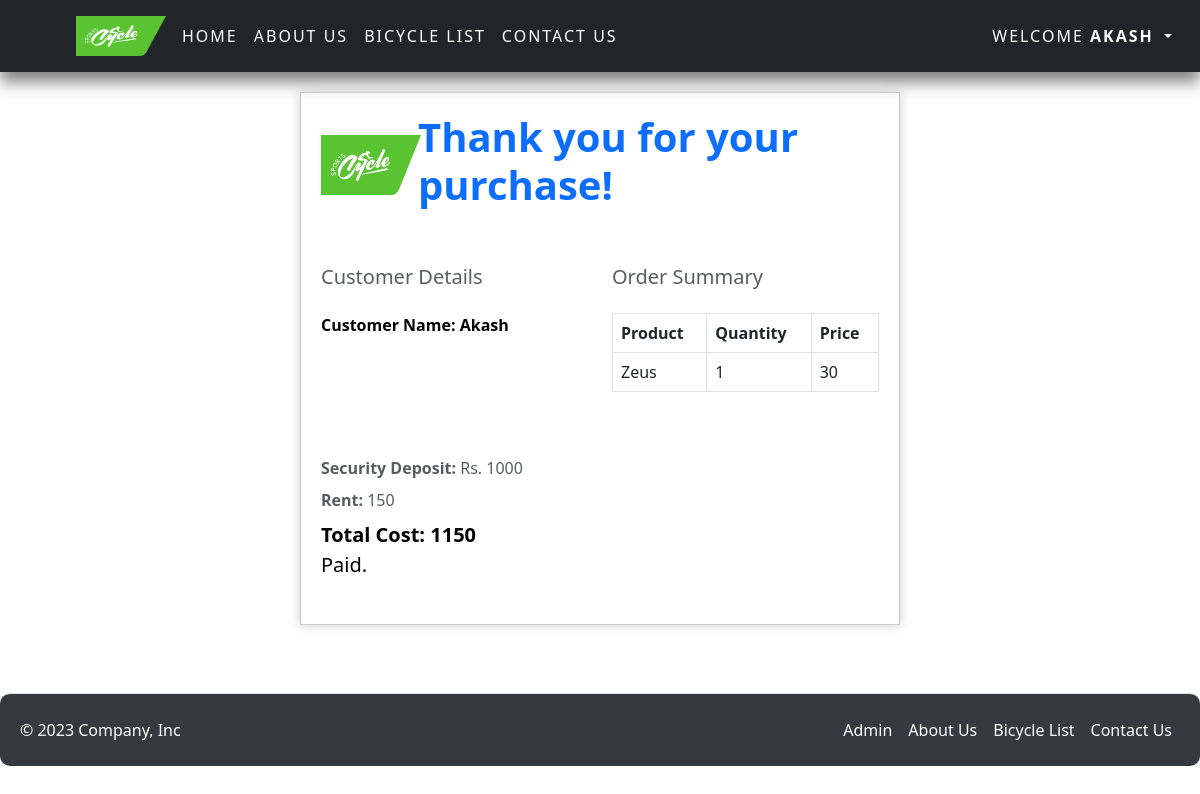
Page /invoice/ (signed in) on the earlier database version.
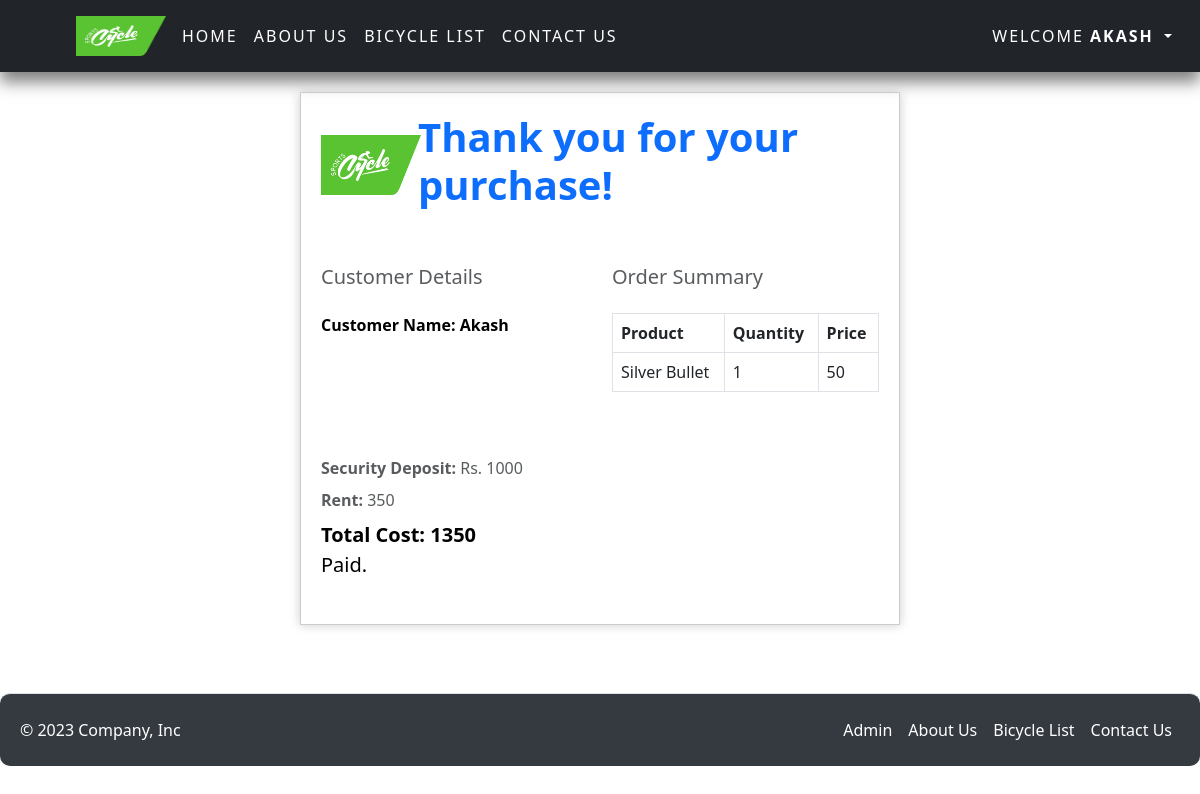
Same page on the later database version.
### app1/models.py (models this page shows, shortened)
class CartItem(models.Model):
    cart = models.ForeignKey(Cart, on_delete=models.CASCADE)
    product = models.ForeignKey(Product, on_delete=models.CASCADE)
    quantity = models.PositiveIntegerField(default=1)
    price = models.DecimalField(max_digits=10, decimal_places=2, default=0)
    image = models.ImageField(upload_to='images/', null=True, blank=True)

class Product(models.Model):
    product_id = models.AutoField(primary_key=True)
    slug = models.SlugField(unique=True, null=True, blank=True)
    product_name = models.CharField(max_length=50)
    product_price = models.IntegerField()
    product_quantity = models.IntegerField()
    image = models.ImageField(upload_to="media")

### app1/views.py (the view)
# urls.py: path('invoice/', views.invoice, name='invoice'),
def invoice(request):
    cart_items = CartItem.objects.filter(cart__user=request.user)
    try:
        cart = Cart.objects.get(user=request.user, is_paid=False)
    except Cart.DoesNotExist:
        cart = None
    num_days = cart.num_days if cart else 7
    total_price = sum(item.product.product_price *
                      item.quantity for item in cart_items) * num_days
    total_price_security = total_price + 1000
    context = {
        'total_price': total_price,
        'total_price_security': total_price_security,
        'items': cart_items,
        'num_days': num_days,
    }
    return render(request, 'invoice.html', context)

### templates/invoice.html (shortened to what this page needs)
<head>
</head>
{% extends 'base.html' %} {% block content %} {% load static %}
<link rel="stylesheet" href="{% static 'css/invoice.css' %}" />
<section class="pb-4">
  <div class="custom-container">
    <div class="row align-items-center mb-5">
      <div class="col-md-2">
        <img
          src="/media/logo.jpg"
          alt="Logo"
          width="100"
          height="60"
          class="me-2"
        />
      </div>
      <div class="col-md-10">
        <h1 class="fw-bold text-primary">Thank you for your purchase!</h1>
      </div>
    </div>
    <div class="row">
      <div class="col-md-6">
        <h2 class="fs-5 text-muted mb-4">Customer Details</h2>
        <ul class="list-unstyled mb-0">
          <li class="text-black mb-2">
            <b> Customer Name: {{ request.user|title }} </b>
          </li>
        </ul>
      </div>
      <div class="col-md-6">
        <h2 class="fs-5 text-muted mb-4">Order Summary</h2>
        <div class="table-responsive">
          <table class="table table-bordered">
            <thead>
              <tr>
                <th>Product</th>
                <th>Quantity</th>
                <th>Price</th>
              </tr>
            </thead>
            <tbody>
              {% for item in items %}
              <tr>
                <td>{{ item.product.product_name }}</td>
                <td>{{ item.quantity }}</td>
                <td>{{ item.product.product_price }}</td>
              </tr>
              {% endfor %}
            </tbody>
          </table>
        </div>
      </div>
    </div>
    <div class="row mt-5">
      <div class="col-md-6">
        <ul class="list-unstyled">
          <li class="text-muted mb-2"><b>Security Deposit:</b> Rs. 1000</li>
          <li class="text-muted mb-2"><b>Rent:</b> {{ total_price }}</li>
          <li class="text-black mb-2">
            <div class="fs-5 text-black mb-4">
              <b>Total Cost: {{ total_price_security}}</b>
              <p>Paid.</p>
            </div>
          </li>
        </ul>
      </div>
    </div>
  </div>
</section>
{% endblock %}

### templates/base.html (shortened to what this page needs)
{% include "header.html" %}
 {% block content %} {% endblock %}
{% include "footer.html" %}

### templates/header.html (shortened to what this page needs)
{% load static %}
<html lang="en">
  <head>
    <link rel="stylesheet" href="{% static 'css/header.css' %}" />
    <link
      href="https://cdn.jsdelivr.net/npm/bootstrap@5.3.0-alpha1/dist/css/bootstrap.min.css"
      rel="stylesheet"
    />
    <header class="p-3 text-bg-dark animate__animated animate__fadeInDown">
      <div class="container-fluid">
        <div
          class="d-flex flex-wrap align-items-center justify-content-center justify-content-lg-start"
        >
          <a
            href="/"
            class="d-flex align-items-center mb-2 mb-lg-0 text-white text-decoration-none"
          >
            <svg
              class="bi me-2"
              width="40"
              height="32"
              role="img"
              aria-label="Bootstrap"
            >
              <use xlink:href="#bootstrap"></use>
            </svg>
          </a>
          <ul
            class="nav col-12 col-lg-auto me-lg-auto mb-2 justify-content-center mb-md-0"
          >
            <img
              src="/media/logo.jpg"
              alt="Logo"
              width="90"
              height="40"
              class="me-2"
            />
            <li>
              <a
                href="/"
                class="nav-link px-2 text-bg-white {% if request.path == '/' %}active{% endif %}"
                >Home</a
              >
            </li>
            <li>
              <a
                href="/aboutus"
                class="nav-link px-2 text-bg-white {% if request.path == '/aboutus/' %}active{% endif %}"
                >About Us</a
              >
            </li>
            <li>
              <a
                href="/bicyclelist"
                class="nav-link px-2 text-bg-white {% if request.path == '/bicyclelist/' %}active{% endif %}"
                >Bicycle List</a
              >
            </li>
            <li>
              <a
                href="/contact"
                class="nav-link px-2 text-bg-white {% if request.path == '/contact/' %}active{% endif %}"
                >Contact Us</a
              >
            </li>
          </ul>
          <div class="text-end">
            {% if user.is_authenticated %}
            <ul class="navbar-nav ml-auto mb-2 mb-lg-0">
              <li class="nav-item dropdown">
                <a
                  class="nav-link dropdown-toggle"
                  href="#"
                  role="button"
                  data-bs-toggle="dropdown"
                  aria-expanded="false"
                >
                  Welcome <b>{{ request.user|upper }}</b>
                </a>
              </li>
            </ul>
            {% endif %}
          </div>
        </div>
      </div>
    </header>
  </head>
</html>

### templates/footer.html (shortened to what this page needs)
<footer class="d-flex flex-wrap justify-content-between align-items-center py-3 my-4 border-top align-text-bottom" style="animation: fadeIn 1s ease">
  <p class="col-md-4 mb-0 text-white">© 2023 Company, Inc</p>
  <a href="/" class="col-md-4 d-flex align-items-center justify-content-center mb-3 mb-md-0 me-md-auto link-dark text-decoration-none">
    <svg class="bi me-2" width="40" height="32"><use xlink:href="#bootstrap"></use></svg>
  </a>
  <ul class="nav col-md-4 justify-content-end">
    <li class="nav-item"><a href="/admin" class="nav-link px-2 text-white">Admin</a></li>
    <li class="nav-item"><a href="/aboutus" class="nav-link px-2 text-white">About Us</a></li>
    <li class="nav-item"><a href="/bicyclelist" class="nav-link px-2 text-white">Bicycle List</a></li>
    <li class="nav-item"><a href="/contact" class="nav-link px-2 text-white">Contact Us</a></li>
  </ul>
</footer>
</body>
</html>

### static/css/invoice.css (style rules this page uses)
.custom-container { max-width: 600px; margin: 20 auto; padding: 20px; border: 1px solid #ccc; box-shadow: 0 0 10px #ccc; }

### templates/header.html (style rules this page uses)
header { background-color: #333; box-shadow: 0px 10px 15px rgba(0, 0, 0, 0.5); }
header a.nav-link { letter-spacing: 2px; text-transform: uppercase; }
.nav-link { color: white; }

### templates/footer.html (style rules this page uses)
footer { background-color: #343a40; color: white; padding: 20px; border-radius: 10px; }

Differences in the rows shown:
removed CartItem: product.product_name "Zeus", quantity "1", product.product_price "30"
added CartItem: product.product_name "Silver Bullet", quantity "1", product.product_price "50"
Other differences:
{{ total_price }}: "150" → "350"
{{ total_price_security }}: "1150" → "1350"
